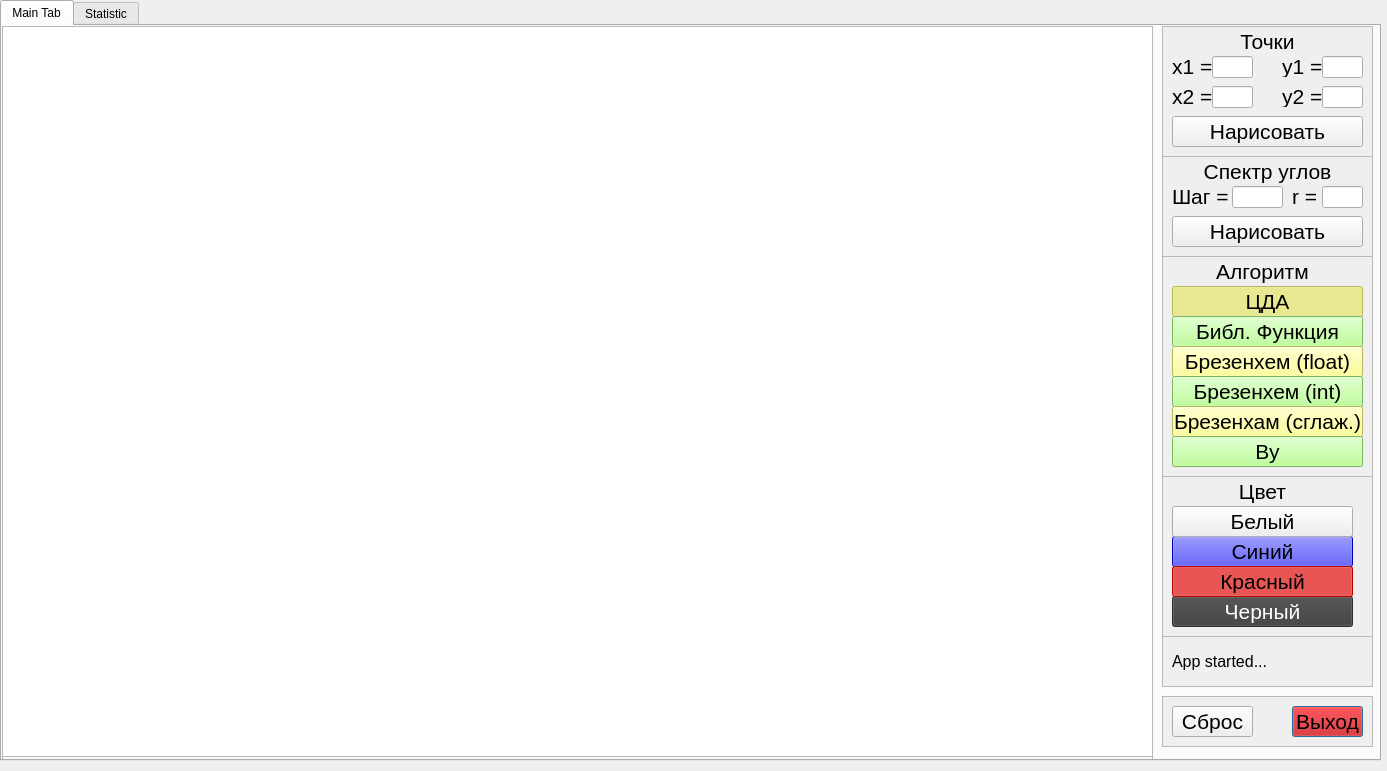
<?xml version="1.0" encoding="UTF-8"?>
<ui version="4.0">
 <class>Dialog</class>
 <widget class="QDialog" name="Dialog">
  <property name="geometry">
   <rect>
    <x>0</x>
    <y>0</y>
    <width>1387</width>
    <height>771</height>
   </rect>
  </property>
  <property name="windowTitle">
   <string>Dialog</string>
  </property>
  <widget class="QTabWidget" name="tabWidget">
   <property name="geometry">
    <rect>
     <x>0</x>
     <y>0</y>
     <width>1381</width>
     <height>761</height>
    </rect>
   </property>
   <property name="styleSheet">
    <string notr="true"/>
   </property>
   <property name="currentIndex">
    <number>0</number>
   </property>
   <widget class="QWidget" name="main_tab">
    <attribute name="title">
     <string>Main Tab</string>
    </attribute>
    <widget class="QFrame" name="mainFrame">
     <property name="geometry">
      <rect>
       <x>0</x>
       <y>0</y>
       <width>1151</width>
       <height>741</height>
      </rect>
     </property>
     <property name="frameShape">
      <enum>QFrame::StyledPanel</enum>
     </property>
     <property name="frameShadow">
      <enum>QFrame::Raised</enum>
     </property>
     <widget class="QGraphicsView" name="graphicsView">
      <property name="geometry">
       <rect>
        <x>0</x>
        <y>0</y>
        <width>1151</width>
        <height>731</height>
       </rect>
      </property>
     </widget>
    </widget>
    <widget class="QFrame" name="loggerFrame">
     <property name="geometry">
      <rect>
       <x>1160</x>
       <y>610</y>
       <width>211</width>
       <height>51</height>
      </rect>
     </property>
     <property name="autoFillBackground">
      <bool>true</bool>
     </property>
     <property name="frameShape">
      <enum>QFrame::StyledPanel</enum>
     </property>
     <property name="frameShadow">
      <enum>QFrame::Raised</enum>
     </property>
     <widget class="QLabel" name="loggerLabel">
      <property name="geometry">
       <rect>
        <x>10</x>
        <y>0</y>
        <width>161</width>
        <height>51</height>
       </rect>
      </property>
      <property name="font">
       <font>
        <pointsize>12</pointsize>
       </font>
      </property>
      <property name="text">
       <string>App started...</string>
      </property>
      <property name="wordWrap">
       <bool>true</bool>
      </property>
     </widget>
    </widget>
    <widget class="QFrame" name="frame_5">
     <property name="geometry">
      <rect>
       <x>1160</x>
       <y>670</y>
       <width>211</width>
       <height>51</height>
      </rect>
     </property>
     <property name="autoFillBackground">
      <bool>true</bool>
     </property>
     <property name="frameShape">
      <enum>QFrame::StyledPanel</enum>
     </property>
     <property name="frameShadow">
      <enum>QFrame::Raised</enum>
     </property>
     <widget class="QPushButton" name="exitButton">
      <property name="geometry">
       <rect>
        <x>130</x>
        <y>10</y>
        <width>71</width>
        <height>31</height>
       </rect>
      </property>
      <property name="font">
       <font>
        <pointsize>16</pointsize>
       </font>
      </property>
      <property name="styleSheet">
       <string notr="true">background-color: rgb(204, 0, 0);</string>
      </property>
      <property name="text">
       <string>Выход</string>
      </property>
     </widget>
     <widget class="QPushButton" name="resetButton">
      <property name="geometry">
       <rect>
        <x>10</x>
        <y>10</y>
        <width>81</width>
        <height>31</height>
       </rect>
      </property>
      <property name="font">
       <font>
        <pointsize>16</pointsize>
       </font>
      </property>
      <property name="text">
       <string>Сброс</string>
      </property>
     </widget>
    </widget>
    <widget class="QFrame" name="frame_8">
     <property name="geometry">
      <rect>
       <x>1160</x>
       <y>230</y>
       <width>211</width>
       <height>221</height>
      </rect>
     </property>
     <property name="autoFillBackground">
      <bool>true</bool>
     </property>
     <property name="frameShape">
      <enum>QFrame::StyledPanel</enum>
     </property>
     <property name="frameShadow">
      <enum>QFrame::Raised</enum>
     </property>
     <property name="lineWidth">
      <number>5</number>
     </property>
     <widget class="QLabel" name="label_22">
      <property name="geometry">
       <rect>
        <x>0</x>
        <y>0</y>
        <width>201</width>
        <height>31</height>
       </rect>
      </property>
      <property name="font">
       <font>
        <pointsize>16</pointsize>
       </font>
      </property>
      <property name="text">
       <string>Алгоритм</string>
      </property>
      <property name="alignment">
       <set>Qt::AlignCenter</set>
      </property>
      <property name="wordWrap">
       <bool>true</bool>
      </property>
     </widget>
     <widget class="QGroupBox" name="algoGroupBox">
      <property name="geometry">
       <rect>
        <x>10</x>
        <y>30</y>
        <width>191</width>
        <height>181</height>
       </rect>
      </property>
      <property name="title">
       <string/>
      </property>
      <property name="checkable">
       <bool>false</bool>
      </property>
      <property name="checked">
       <bool>false</bool>
      </property>
      <widget class="QToolButton" name="ddaAlgoButton">
       <property name="geometry">
        <rect>
         <x>0</x>
         <y>0</y>
         <width>191</width>
         <height>31</height>
        </rect>
       </property>
       <property name="font">
        <font>
         <pointsize>16</pointsize>
        </font>
       </property>
       <property name="styleSheet">
        <string notr="true">background-color: rgb(255, 255, 127);</string>
       </property>
       <property name="text">
        <string>ЦДА</string>
       </property>
       <property name="checkable">
        <bool>true</bool>
       </property>
       <property name="checked">
        <bool>true</bool>
       </property>
       <property name="autoExclusive">
        <bool>true</bool>
       </property>
      </widget>
      <widget class="QToolButton" name="libAlgoButton">
       <property name="geometry">
        <rect>
         <x>0</x>
         <y>30</y>
         <width>191</width>
         <height>31</height>
        </rect>
       </property>
       <property name="font">
        <font>
         <pointsize>16</pointsize>
        </font>
       </property>
       <property name="styleSheet">
        <string notr="true">background-color: rgb(170, 255, 127);</string>
       </property>
       <property name="text">
        <string>Библ. Функция</string>
       </property>
       <property name="checkable">
        <bool>true</bool>
       </property>
       <property name="checked">
        <bool>false</bool>
       </property>
       <property name="autoExclusive">
        <bool>true</bool>
       </property>
      </widget>
      <widget class="QToolButton" name="brezFloatAlgoButton">
       <property name="geometry">
        <rect>
         <x>0</x>
         <y>60</y>
         <width>191</width>
         <height>31</height>
        </rect>
       </property>
       <property name="font">
        <font>
         <pointsize>16</pointsize>
        </font>
       </property>
       <property name="styleSheet">
        <string notr="true">background-color: rgb(255, 255, 127);</string>
       </property>
       <property name="text">
        <string>Брезенхем (float)</string>
       </property>
       <property name="checkable">
        <bool>true</bool>
       </property>
       <property name="autoExclusive">
        <bool>true</bool>
       </property>
      </widget>
      <widget class="QToolButton" name="brezIntAlgoButton">
       <property name="geometry">
        <rect>
         <x>0</x>
         <y>90</y>
         <width>191</width>
         <height>31</height>
        </rect>
       </property>
       <property name="font">
        <font>
         <pointsize>16</pointsize>
        </font>
       </property>
       <property name="styleSheet">
        <string notr="true">background-color: rgb(170, 255, 127);</string>
       </property>
       <property name="text">
        <string>Брезенхем (int)</string>
       </property>
       <property name="checkable">
        <bool>true</bool>
       </property>
       <property name="autoExclusive">
        <bool>true</bool>
       </property>
      </widget>
      <widget class="QPushButton" name="brezAAAlgoButton">
       <property name="geometry">
        <rect>
         <x>0</x>
         <y>120</y>
         <width>191</width>
         <height>31</height>
        </rect>
       </property>
       <property name="font">
        <font>
         <pointsize>16</pointsize>
        </font>
       </property>
       <property name="styleSheet">
        <string notr="true">background-color: rgb(255, 255, 127);</string>
       </property>
       <property name="text">
        <string>Брезенхам (сглаж.)</string>
       </property>
       <property name="checkable">
        <bool>true</bool>
       </property>
       <property name="checked">
        <bool>false</bool>
       </property>
       <property name="autoRepeat">
        <bool>false</bool>
       </property>
       <property name="autoExclusive">
        <bool>true</bool>
       </property>
      </widget>
      <widget class="QToolButton" name="wuAlgoButton">
       <property name="geometry">
        <rect>
         <x>0</x>
         <y>150</y>
         <width>191</width>
         <height>31</height>
        </rect>
       </property>
       <property name="font">
        <font>
         <pointsize>16</pointsize>
        </font>
       </property>
       <property name="styleSheet">
        <string notr="true">background-color: rgb(170, 255, 127);</string>
       </property>
       <property name="text">
        <string>Ву</string>
       </property>
       <property name="checkable">
        <bool>true</bool>
       </property>
       <property name="autoExclusive">
        <bool>true</bool>
       </property>
      </widget>
     </widget>
    </widget>
    <widget class="QFrame" name="frame_9">
     <property name="geometry">
      <rect>
       <x>1160</x>
       <y>450</y>
       <width>211</width>
       <height>161</height>
      </rect>
     </property>
     <property name="autoFillBackground">
      <bool>true</bool>
     </property>
     <property name="frameShape">
      <enum>QFrame::StyledPanel</enum>
     </property>
     <property name="frameShadow">
      <enum>QFrame::Raised</enum>
     </property>
     <property name="lineWidth">
      <number>5</number>
     </property>
     <widget class="QLabel" name="label_23">
      <property name="geometry">
       <rect>
        <x>0</x>
        <y>0</y>
        <width>201</width>
        <height>31</height>
       </rect>
      </property>
      <property name="font">
       <font>
        <pointsize>16</pointsize>
       </font>
      </property>
      <property name="text">
       <string>Цвет</string>
      </property>
      <property name="alignment">
       <set>Qt::AlignCenter</set>
      </property>
      <property name="wordWrap">
       <bool>true</bool>
      </property>
     </widget>
     <widget class="QGroupBox" name="colorGroupBox">
      <property name="geometry">
       <rect>
        <x>10</x>
        <y>30</y>
        <width>181</width>
        <height>121</height>
       </rect>
      </property>
      <property name="title">
       <string/>
      </property>
      <widget class="QToolButton" name="blueButton">
       <property name="geometry">
        <rect>
         <x>0</x>
         <y>30</y>
         <width>181</width>
         <height>31</height>
        </rect>
       </property>
       <property name="font">
        <font>
         <pointsize>16</pointsize>
        </font>
       </property>
       <property name="styleSheet">
        <string notr="true">background-color: rgb(0, 0, 255);</string>
       </property>
       <property name="text">
        <string>Синий</string>
       </property>
       <property name="checkable">
        <bool>true</bool>
       </property>
       <property name="checked">
        <bool>false</bool>
       </property>
       <property name="autoExclusive">
        <bool>true</bool>
       </property>
      </widget>
      <widget class="QToolButton" name="whiteButton">
       <property name="geometry">
        <rect>
         <x>0</x>
         <y>0</y>
         <width>181</width>
         <height>31</height>
        </rect>
       </property>
       <property name="font">
        <font>
         <pointsize>16</pointsize>
        </font>
       </property>
       <property name="styleSheet">
        <string notr="true"/>
       </property>
       <property name="text">
        <string>Белый</string>
       </property>
       <property name="checkable">
        <bool>true</bool>
       </property>
       <property name="checked">
        <bool>false</bool>
       </property>
       <property name="autoExclusive">
        <bool>true</bool>
       </property>
      </widget>
      <widget class="QToolButton" name="blackButton">
       <property name="geometry">
        <rect>
         <x>0</x>
         <y>90</y>
         <width>181</width>
         <height>31</height>
        </rect>
       </property>
       <property name="font">
        <font>
         <pointsize>16</pointsize>
        </font>
       </property>
       <property name="styleSheet">
        <string notr="true">color: rgb(255, 255, 255);
background-color: rgb(61, 61, 61);</string>
       </property>
       <property name="text">
        <string>Черный</string>
       </property>
       <property name="checkable">
        <bool>true</bool>
       </property>
       <property name="checked">
        <bool>false</bool>
       </property>
       <property name="autoExclusive">
        <bool>true</bool>
       </property>
      </widget>
      <widget class="QToolButton" name="redButton">
       <property name="geometry">
        <rect>
         <x>0</x>
         <y>60</y>
         <width>181</width>
         <height>31</height>
        </rect>
       </property>
       <property name="font">
        <font>
         <pointsize>16</pointsize>
        </font>
       </property>
       <property name="styleSheet">
        <string notr="true">background-color: rgb(255, 0, 0);</string>
       </property>
       <property name="text">
        <string>Красный</string>
       </property>
       <property name="checkable">
        <bool>true</bool>
       </property>
       <property name="checked">
        <bool>true</bool>
       </property>
       <property name="autoExclusive">
        <bool>true</bool>
       </property>
      </widget>
     </widget>
    </widget>
    <widget class="QFrame" name="frame_4">
     <property name="geometry">
      <rect>
       <x>1160</x>
       <y>0</y>
       <width>211</width>
       <height>131</height>
      </rect>
     </property>
     <property name="autoFillBackground">
      <bool>true</bool>
     </property>
     <property name="frameShape">
      <enum>QFrame::StyledPanel</enum>
     </property>
     <property name="frameShadow">
      <enum>QFrame::Raised</enum>
     </property>
     <property name="lineWidth">
      <number>5</number>
     </property>
     <widget class="QLineEdit" name="point_aXForm">
      <property name="geometry">
       <rect>
        <x>50</x>
        <y>30</y>
        <width>41</width>
        <height>22</height>
       </rect>
      </property>
      <property name="font">
       <font>
        <pointsize>16</pointsize>
       </font>
      </property>
     </widget>
     <widget class="QLabel" name="label_15">
      <property name="geometry">
       <rect>
        <x>10</x>
        <y>30</y>
        <width>41</width>
        <height>20</height>
       </rect>
      </property>
      <property name="sizePolicy">
       <sizepolicy hsizetype="Preferred" vsizetype="Preferred">
        <horstretch>0</horstretch>
        <verstretch>0</verstretch>
       </sizepolicy>
      </property>
      <property name="sizeIncrement">
       <size>
        <width>0</width>
        <height>0</height>
       </size>
      </property>
      <property name="font">
       <font>
        <pointsize>16</pointsize>
       </font>
      </property>
      <property name="text">
       <string>х1 =</string>
      </property>
      <property name="textFormat">
       <enum>Qt::AutoText</enum>
      </property>
      <property name="scaledContents">
       <bool>false</bool>
      </property>
     </widget>
     <widget class="QLabel" name="label_16">
      <property name="geometry">
       <rect>
        <x>0</x>
        <y>0</y>
        <width>211</width>
        <height>31</height>
       </rect>
      </property>
      <property name="font">
       <font>
        <pointsize>16</pointsize>
       </font>
      </property>
      <property name="text">
       <string>Точки</string>
      </property>
      <property name="alignment">
       <set>Qt::AlignCenter</set>
      </property>
      <property name="wordWrap">
       <bool>true</bool>
      </property>
     </widget>
     <widget class="QLabel" name="label_17">
      <property name="geometry">
       <rect>
        <x>120</x>
        <y>30</y>
        <width>41</width>
        <height>21</height>
       </rect>
      </property>
      <property name="sizePolicy">
       <sizepolicy hsizetype="Preferred" vsizetype="Preferred">
        <horstretch>0</horstretch>
        <verstretch>0</verstretch>
       </sizepolicy>
      </property>
      <property name="sizeIncrement">
       <size>
        <width>0</width>
        <height>0</height>
       </size>
      </property>
      <property name="font">
       <font>
        <pointsize>16</pointsize>
       </font>
      </property>
      <property name="text">
       <string>y1 =</string>
      </property>
      <property name="textFormat">
       <enum>Qt::AutoText</enum>
      </property>
      <property name="scaledContents">
       <bool>false</bool>
      </property>
     </widget>
     <widget class="QLineEdit" name="point_aYForm">
      <property name="geometry">
       <rect>
        <x>160</x>
        <y>30</y>
        <width>41</width>
        <height>22</height>
       </rect>
      </property>
      <property name="font">
       <font>
        <pointsize>16</pointsize>
       </font>
      </property>
     </widget>
     <widget class="QLabel" name="label_18">
      <property name="geometry">
       <rect>
        <x>10</x>
        <y>60</y>
        <width>41</width>
        <height>20</height>
       </rect>
      </property>
      <property name="sizePolicy">
       <sizepolicy hsizetype="Preferred" vsizetype="Preferred">
        <horstretch>0</horstretch>
        <verstretch>0</verstretch>
       </sizepolicy>
      </property>
      <property name="sizeIncrement">
       <size>
        <width>0</width>
        <height>0</height>
       </size>
      </property>
      <property name="font">
       <font>
        <pointsize>16</pointsize>
       </font>
      </property>
      <property name="text">
       <string>х2 =</string>
      </property>
      <property name="textFormat">
       <enum>Qt::AutoText</enum>
      </property>
      <property name="scaledContents">
       <bool>false</bool>
      </property>
     </widget>
     <widget class="QLineEdit" name="point_bYForm">
      <property name="geometry">
       <rect>
        <x>160</x>
        <y>60</y>
        <width>41</width>
        <height>22</height>
       </rect>
      </property>
      <property name="font">
       <font>
        <pointsize>16</pointsize>
       </font>
      </property>
      <property name="text">
       <string/>
      </property>
     </widget>
     <widget class="QLabel" name="label_20">
      <property name="geometry">
       <rect>
        <x>120</x>
        <y>60</y>
        <width>41</width>
        <height>21</height>
       </rect>
      </property>
      <property name="sizePolicy">
       <sizepolicy hsizetype="Preferred" vsizetype="Preferred">
        <horstretch>0</horstretch>
        <verstretch>0</verstretch>
       </sizepolicy>
      </property>
      <property name="sizeIncrement">
       <size>
        <width>0</width>
        <height>0</height>
       </size>
      </property>
      <property name="font">
       <font>
        <pointsize>16</pointsize>
       </font>
      </property>
      <property name="text">
       <string>y2 =</string>
      </property>
      <property name="textFormat">
       <enum>Qt::AutoText</enum>
      </property>
      <property name="scaledContents">
       <bool>false</bool>
      </property>
     </widget>
     <widget class="QLineEdit" name="point_bXForm">
      <property name="geometry">
       <rect>
        <x>50</x>
        <y>60</y>
        <width>41</width>
        <height>22</height>
       </rect>
      </property>
      <property name="font">
       <font>
        <pointsize>16</pointsize>
       </font>
      </property>
      <property name="text">
       <string/>
      </property>
     </widget>
     <widget class="QPushButton" name="drawButton">
      <property name="geometry">
       <rect>
        <x>10</x>
        <y>90</y>
        <width>191</width>
        <height>31</height>
       </rect>
      </property>
      <property name="font">
       <font>
        <pointsize>16</pointsize>
       </font>
      </property>
      <property name="styleSheet">
       <string notr="true"/>
      </property>
      <property name="text">
       <string>Нарисовать</string>
      </property>
     </widget>
    </widget>
    <widget class="QFrame" name="frame_7">
     <property name="geometry">
      <rect>
       <x>1160</x>
       <y>130</y>
       <width>211</width>
       <height>101</height>
      </rect>
     </property>
     <property name="autoFillBackground">
      <bool>true</bool>
     </property>
     <property name="frameShape">
      <enum>QFrame::StyledPanel</enum>
     </property>
     <property name="frameShadow">
      <enum>QFrame::Raised</enum>
     </property>
     <property name="lineWidth">
      <number>5</number>
     </property>
     <widget class="QLineEdit" name="stepForm">
      <property name="geometry">
       <rect>
        <x>70</x>
        <y>30</y>
        <width>51</width>
        <height>22</height>
       </rect>
      </property>
      <property name="font">
       <font>
        <pointsize>16</pointsize>
       </font>
      </property>
     </widget>
     <widget class="QLabel" name="label_19">
      <property name="geometry">
       <rect>
        <x>10</x>
        <y>30</y>
        <width>61</width>
        <height>20</height>
       </rect>
      </property>
      <property name="sizePolicy">
       <sizepolicy hsizetype="Preferred" vsizetype="Preferred">
        <horstretch>0</horstretch>
        <verstretch>0</verstretch>
       </sizepolicy>
      </property>
      <property name="sizeIncrement">
       <size>
        <width>0</width>
        <height>0</height>
       </size>
      </property>
      <property name="font">
       <font>
        <pointsize>16</pointsize>
       </font>
      </property>
      <property name="text">
       <string>Шаг =</string>
      </property>
      <property name="textFormat">
       <enum>Qt::AutoText</enum>
      </property>
      <property name="scaledContents">
       <bool>false</bool>
      </property>
     </widget>
     <widget class="QLabel" name="label_21">
      <property name="geometry">
       <rect>
        <x>0</x>
        <y>0</y>
        <width>211</width>
        <height>31</height>
       </rect>
      </property>
      <property name="font">
       <font>
        <pointsize>16</pointsize>
       </font>
      </property>
      <property name="text">
       <string>Спектр углов</string>
      </property>
      <property name="alignment">
       <set>Qt::AlignCenter</set>
      </property>
      <property name="wordWrap">
       <bool>true</bool>
      </property>
     </widget>
     <widget class="QLabel" name="label_24">
      <property name="geometry">
       <rect>
        <x>130</x>
        <y>30</y>
        <width>31</width>
        <height>21</height>
       </rect>
      </property>
      <property name="sizePolicy">
       <sizepolicy hsizetype="Preferred" vsizetype="Preferred">
        <horstretch>0</horstretch>
        <verstretch>0</verstretch>
       </sizepolicy>
      </property>
      <property name="sizeIncrement">
       <size>
        <width>0</width>
        <height>0</height>
       </size>
      </property>
      <property name="font">
       <font>
        <pointsize>16</pointsize>
       </font>
      </property>
      <property name="text">
       <string>r =</string>
      </property>
      <property name="textFormat">
       <enum>Qt::AutoText</enum>
      </property>
      <property name="scaledContents">
       <bool>false</bool>
      </property>
     </widget>
     <widget class="QLineEdit" name="radiusForm">
      <property name="geometry">
       <rect>
        <x>160</x>
        <y>30</y>
        <width>41</width>
        <height>22</height>
       </rect>
      </property>
      <property name="font">
       <font>
        <pointsize>16</pointsize>
       </font>
      </property>
     </widget>
     <widget class="QPushButton" name="drawSunButton">
      <property name="geometry">
       <rect>
        <x>10</x>
        <y>60</y>
        <width>191</width>
        <height>31</height>
       </rect>
      </property>
      <property name="font">
       <font>
        <pointsize>16</pointsize>
       </font>
      </property>
      <property name="styleSheet">
       <string notr="true"/>
      </property>
      <property name="text">
       <string>Нарисовать</string>
      </property>
     </widget>
    </widget>
   </widget>
   <widget class="QWidget" name="statistic_tab">
    <attribute name="title">
     <string>Statistic</string>
    </attribute>
    <widget class="QGraphicsView" name="graphicsView_2">
     <property name="geometry">
      <rect>
       <x>0</x>
       <y>0</y>
       <width>621</width>
       <height>731</height>
      </rect>
     </property>
    </widget>
    <widget class="QFrame" name="frame_6">
     <property name="geometry">
      <rect>
       <x>1280</x>
       <y>670</y>
       <width>91</width>
       <height>51</height>
      </rect>
     </property>
     <property name="autoFillBackground">
      <bool>true</bool>
     </property>
     <property name="frameShape">
      <enum>QFrame::StyledPanel</enum>
     </property>
     <property name="frameShadow">
      <enum>QFrame::Raised</enum>
     </property>
     <widget class="QPushButton" name="exitButton_2">
      <property name="geometry">
       <rect>
        <x>10</x>
        <y>10</y>
        <width>71</width>
        <height>31</height>
       </rect>
      </property>
      <property name="font">
       <font>
        <pointsize>16</pointsize>
       </font>
      </property>
      <property name="styleSheet">
       <string notr="true">background-color: rgb(204, 0, 0);</string>
      </property>
      <property name="text">
       <string>Выход</string>
      </property>
     </widget>
    </widget>
    <widget class="QFrame" name="frame">
     <property name="geometry">
      <rect>
       <x>1270</x>
       <y>289</y>
       <width>101</width>
       <height>61</height>
      </rect>
     </property>
     <property name="autoFillBackground">
      <bool>true</bool>
     </property>
     <property name="frameShape">
      <enum>QFrame::StyledPanel</enum>
     </property>
     <property name="frameShadow">
      <enum>QFrame::Raised</enum>
     </property>
     <widget class="QPushButton" name="analysisButton">
      <property name="geometry">
       <rect>
        <x>10</x>
        <y>10</y>
        <width>81</width>
        <height>41</height>
       </rect>
      </property>
      <property name="font">
       <font>
        <pointsize>16</pointsize>
       </font>
      </property>
      <property name="text">
       <string>Анализ</string>
      </property>
     </widget>
    </widget>
    <widget class="QGraphicsView" name="graphicsView_3">
     <property name="geometry">
      <rect>
       <x>630</x>
       <y>0</y>
       <width>631</width>
       <height>731</height>
      </rect>
     </property>
    </widget>
   </widget>
  </widget>
  <action name="actionabc">
   <property name="text">
    <string>abc</string>
   </property>
  </action>
 </widget>
 <resources/>
 <connections/>
</ui>
